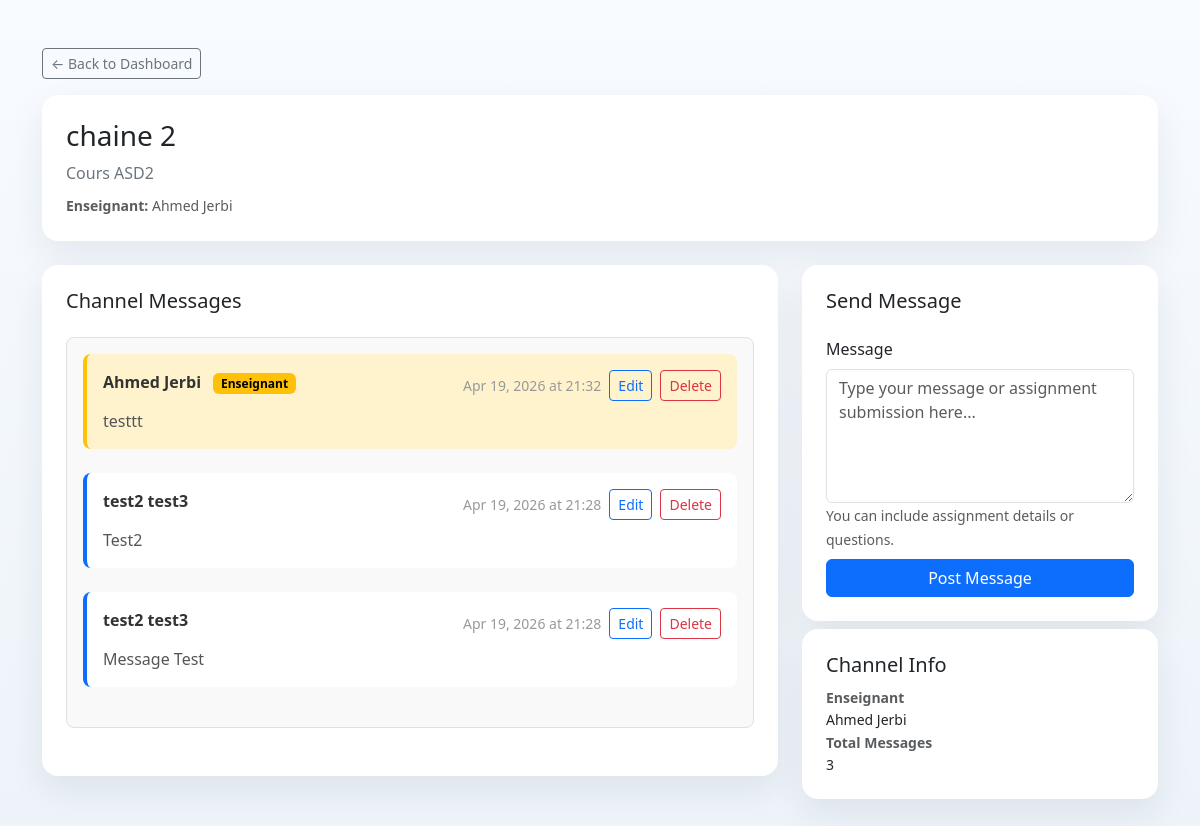
The app's page /prefabs/ChannelView.php?id=7 (signed in) with its own data.
### tables this page shows
CREATE TABLE `channels` (
  `Id` int(11) NOT NULL,
  `NiveauId` int(11) NOT NULL,
  `GroupeId` int(11) NOT NULL,
  `EnsId` int(11) NOT NULL,
  `FiliereId` int(11) NOT NULL,
  `Description` varchar(255) NOT NULL,
  `Cle` varchar(50) NOT NULL,
  `Libelle` varchar(100) NOT NULL
);

CREATE TABLE `utilisateurs` (
  `Id` int(11) NOT NULL,
  `Prenom` varchar(50) NOT NULL,
  `Nom` varchar(50) NOT NULL,
  `Email` varchar(50) NOT NULL,
  `Password` varchar(255) NOT NULL,
  `Role` enum('Etudiant','Enseignant','Administration') NOT NULL,
  `GroupeId` int(11) NOT NULL,
  `dateInscription` datetime NOT NULL
);

CREATE TABLE `messages` (
  `Id` int(11) NOT NULL,
  `ChannelId` int(11) NOT NULL,
  `Contenu` text NOT NULL,
  `DateEnvoi` datetime NOT NULL,
  `UserId` int(11) NOT NULL
);

### prefabs/auth.php (called while the page is built, shortened)
<?php
function isUserLoggedIn(): bool
{
    return isset($_SESSION['user']) && is_array($_SESSION['user']);
}
function getAuthenticatedUser(): ?array
{
    return isUserLoggedIn() ? $_SESSION['user'] : null;
}

### prefabs/ChannelView.php (the view, shortened to what this page needs)
<?php
require_once(__DIR__ . '/auth.php');
require_once(__DIR__ . '/../prefabs/database_connection.php');
$currentUser = getAuthenticatedUser();
$channelId = isset($_GET['id']) ? (int) $_GET['id'] : 0;
$channel = null;
$messages = [];
$isChannelOwner = false;
if ($channelId > 0) {
    $channelQuery = $database->prepare(
        "SELECT
            c.Id,
            c.Libelle,
            c.Description,
            u.Id AS enseignantId,
            u.Prenom,
            u.Nom
        FROM channels c
        LEFT JOIN utilisateurs u ON u.Id = c.EnsId
        WHERE c.Id = :channelId
        LIMIT 1"
    );
    $channelQuery->execute(['channelId' => $channelId]);
    $channel = $channelQuery->fetch(PDO::FETCH_ASSOC);
    if ($channel) {
        $isChannelOwner = (int) ($channel['enseignantId'] ?? 0) === (int) ($currentUser['id'] ?? 0);
        $messagesQuery = $database->prepare(
            "SELECT
                m.Id,
                m.Contenu,
                m.DateEnvoi,
                u.Id AS userId,
                u.Prenom,
                u.Nom,
                u.Role
            FROM messages m
            INNER JOIN utilisateurs u ON u.Id = m.UserId
            WHERE m.ChannelId = :channelId
            ORDER BY m.DateEnvoi DESC"
        );
        $messagesQuery->execute(['channelId' => $channelId]);
        $messages = $messagesQuery->fetchAll(PDO::FETCH_ASSOC);
    }
}
$teacherName = (!empty($channel['Prenom']) && !empty($channel['Nom']))
    ? htmlspecialchars($channel['Prenom'] . ' ' . $channel['Nom'], ENT_QUOTES, 'UTF-8')
    : 'No Enseignant assigned';
$teacherId = $channel['enseignantId'] ?? null;
?>
<!DOCTYPE html>
<html lang="en">
<head>
    <link rel="stylesheet" href="../css/bootstrap.min.css">
    <link rel="stylesheet" href="../css/styles.css">
</head>
<body id="top">
    <main class="container py-5">
        <div class="mb-4">
            <a href="../pages/dashboard.php" class="btn btn-outline-secondary btn-sm mb-3">← Back to Dashboard</a>
            <div class="card panel-card bg-white text-dark">
                <div class="card-body p-4">
                    <div class="row align-items-center">
                        <div class="col">
                            <h1 class="h3 mb-2">
                                <?php echo htmlspecialchars($channel['Libelle'], ENT_QUOTES, 'UTF-8'); ?>
                            </h1>
                            <p class="text-secondary mb-2">
                                <?php echo htmlspecialchars($channel['Description'] ?? 'No description', ENT_QUOTES, 'UTF-8'); ?>
                            </p>
                            <small class="text-muted"><strong>Enseignant:</strong> <?php echo $teacherName; ?></small>
                        </div>
                    </div>
                </div>
            </div>
        </div>
        <div class="row g-4">
            <div class="col-lg-8">
                <div class="card panel-card">
                    <div class="card-body p-4">
                        <h2 class="h5 mb-4">Channel Messages</h2>
                        <div class="message-container mb-4">
                            <?php if (empty($messages)): ?>
                                <p class="text-center text-secondary py-5">No messages yet. Start the conversation!</p>
                            <?php else: ?>
                                <?php foreach ($messages as $message):
                                    $isEnseignant = ($teacherId !== null && $message['userId'] == $teacherId);
                                    $authorName = htmlspecialchars($message['Prenom'] . ' ' . $message['Nom'], ENT_QUOTES, 'UTF-8');
                                    $messageTime = date('M d, Y \a\t H:i', strtotime($message['DateEnvoi']));
                                    $canManageMessage = ((int) $message['userId'] === (int) $currentUser['id']) || $isChannelOwner;
                                    ?>
                                    <div class="message <?php echo $isEnseignant ? 'Enseignant' : ''; ?>">
                                        <div class="message-header">
                                            <div>
                                                <span class="message-author"><?php echo $authorName; ?></span>
                                                <?php if ($isEnseignant): ?>
                                                    <span class="badge text-bg-warning ms-2">Enseignant</span>
                                                <?php endif; ?>
                                            </div>
                                            <div class="d-flex align-items-center gap-2 ms-auto">
                                                <span class="message-time"><?php echo $messageTime; ?></span>
                                                <?php if ($canManageMessage): ?>
                                                    <button class="btn btn-sm btn-outline-primary"
                                                        onclick="editMessage(<?php echo $message['Id']; ?>)">Edit</button>
                                                    <form method="POST" style="display:inline;" onsubmit="return confirm('Are you sure you want to delete this message?');">
                                                        <button type="submit" name="delete_message" value="true"
                                                            class="btn btn-sm btn-outline-danger">Delete</button>
                                                    </form>
                                                <?php endif; ?>
                                            </div>
                                        </div>
                                        <div class="message-content" id="content-<?php echo $message['Id']; ?>">
                                            <?php echo nl2br(htmlspecialchars($message['Contenu'], ENT_QUOTES, 'UTF-8')); ?>
                                        </div>
                                    </div>
                                <?php endforeach; ?>
                            <?php endif; ?>
                        </div>
                    </div>
                </div>
            </div>
            <div class="col-lg-4">
                <div class="card panel-card">
                    <div class="card-body p-4">
                        <h2 class="h5 mb-4">Send Message</h2>
                        <form method="POST"
                            action="<?php echo htmlspecialchars($_SERVER['PHP_SELF'] . '?id=' . $channelId, ENT_QUOTES, 'UTF-8'); ?>">
                            <div class="mb-2">
                                <label for="message" class="form-label">Message</label>
                                <textarea class="form-control" id="message" name="message" rows="5"
                                    placeholder="Type your message or assignment submission here..."></textarea>
                                <small class="form-text text-muted">You can include assignment details or
                                    questions.</small>
                            </div>
                            <div class="d-grid gap-2">
                                <button type="submit" class="btn btn-primary">Post Message</button>
                            </div>
                        </form>
                    </div>
                </div>
                <div class="card panel-card mt-2">
                    <div class="card-body p-4">
                        <h5>Channel Info</h5>
                        <div>
                            <small class="text-muted"><strong>Enseignant</strong></small>
                            <p class="small mb-0"><?php echo $teacherName; ?></p>
                        </div>
                        <div>
                            <small class="text-muted"><strong>Total Messages</strong></small>
                            <p class="small mb-0"><?php echo count($messages); ?></p>
                        </div>
                    </div>
                </div>
            </div>
        </div>
    </main>
</body>
</html>

### css/styles.css (style rules this page uses)
:root { --pfa-primary: #0f4c81; --pfa-accent: #f4b942; --pfa-soft: #eef4fb; --pfa-dark: #1f2937; }
body { background: linear-gradient(180deg, #f8fbff 0%, #edf3f9 100%); color: var(--pfa-dark); }
.feature-card, .panel-card { border: 0; border-radius: 1rem; box-shadow: 0 14px 35px rgba(31, 41, 55, 0.08); }

### prefabs/ChannelView.php (style rules this page uses)
.message-container { max-height: 500px; overflow-y: auto; border: 1px solid #e0e0e0; border-radius: 8px; padding: 1rem; background-color: #f9f9f9; }
.message { margin-bottom: 1.5rem; padding: 1rem; border-radius: 8px; background-color: #fff; border-left: 4px solid #0d6efd; }
.message.Enseignant { background-color: #fef3cd; border-left-color: #ffc107; }
.message-header { display: flex; justify-content-between; align-items-center; margin-bottom: 0.5rem; }
.message-author { font-weight: 600; color: #333; }
.message-time { font-size: 0.875rem; color: #999; }
.message-content { color: #555; line-height: 1.5; word-wrap: break-word; }

### records on screen
channels: Libelle "chaine 2", Description "Cours ASD2", EnsId.Nom "Ahmed Jerbi"
messages: UserId.Nom "Ahmed Jerbi", shows "Enseignant", DateEnvoi "Apr 19, 2026 at 21:32", Contenu "testtt"
messages: UserId.Nom "test2 test3", DateEnvoi "Apr 19, 2026 at 21:28", Contenu "Test2"
messages: UserId.Nom "test2 test3", DateEnvoi "Apr 19, 2026 at 21:28", Contenu "Message Test"

### other values on screen
count($messages) "3"
